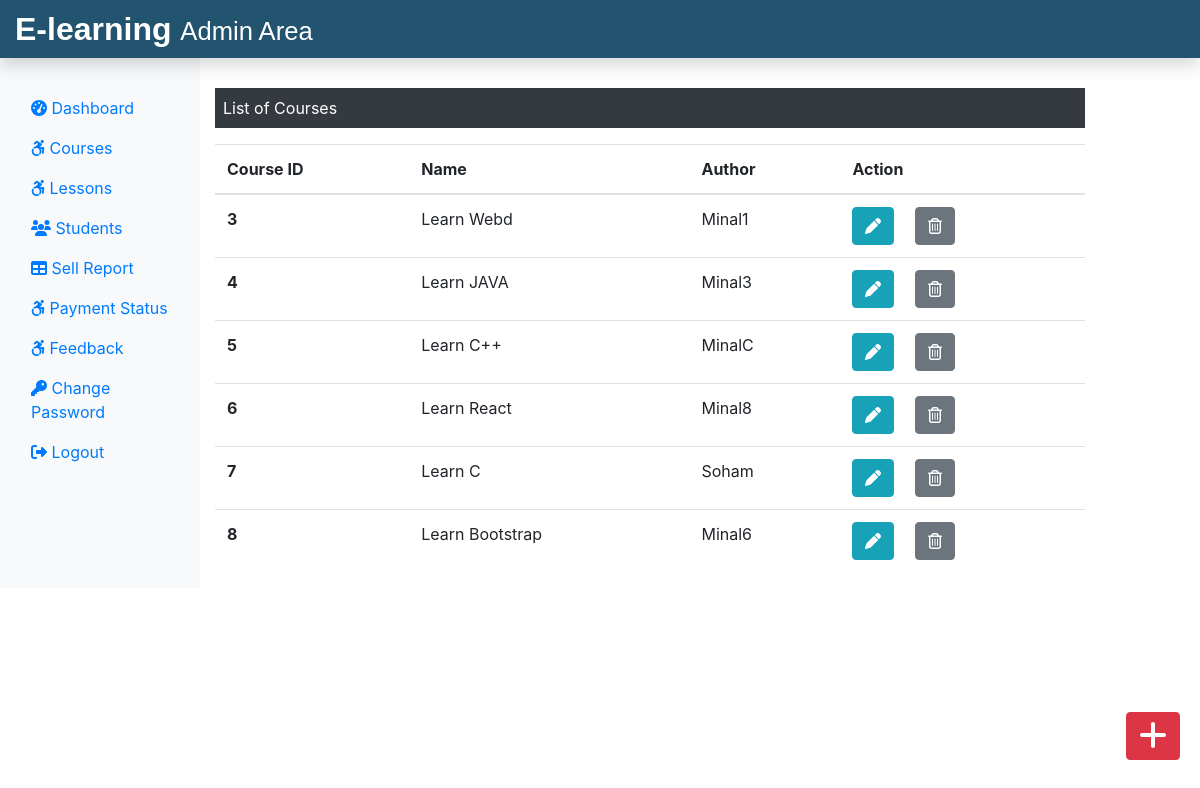
/Admin/courses.php (signed in), run on the app's committed database.
### tables this page shows
CREATE TABLE `course` (
  `course_id` int(11) NOT NULL,
  `course_name` text NOT NULL,
  `course_desc` text NOT NULL,
  `course_author` varchar(255) NOT NULL,
  `course_img` text NOT NULL,
  `course_duration` text NOT NULL,
  `course_price` int(11) NOT NULL,
  `course_original_price` int(11) NOT NULL
);

### Admin/courses.php (the view, shortened to what this page needs)
<?php
include('./admininclude/header.php');
include('../dbConnection.php');
?>
<div class="col-sm-9 mt-5">
    <p class="bg-dark text-white p-2">List of Courses</p>
    <?php
        $sql = "SELECT * FROM course";
        $result = $conn->query($sql);
        if($result->num_rows > 0){
    ?>
    <table class="table">
        <thead>
            <tr>
                <th scope="col">Course ID</th>
                <th scope="col">Name</th>
                <th scope="col">Author</th>
                <th scope="col">Action</th>
            </tr>
        </thead>
        <tbody>
            <?php while($row = $result->fetch_assoc()){
            echo '<tr>';
                echo'<th scope="row">'.$row['course_id'].'</th>';
                echo'<td>'.$row['course_name'].'</td>';
                echo'<td>'.$row['course_author'].'</td>';
                echo'<td>';
                    echo'
                    <form action="editcourse.php" method="POST" class="d-inline">
                    <input type="hidden" name="id" value='.$row["course_id"].'>
                        <button type="submit" class="btn btn-info mr-3" name="view" value="View">
                        <i class="fas fa-pen"></i>
                        </button>
                    </form>
                    <form action="" method="POST" class="d-inline">
                        <input type="hidden" name="id" value='.$row["course_id"].'>
                        <button type="submit" class="btn btn-secondary" name="delete" value="Delete">
                            <i class="far fa-trash-alt"></i>
                        </button>
                    </form>
                </td>
            </tr>';
            } ?>
        </tbody>
    </table>
    <?php } else{
        echo "0 Result";
    }
    ?>
</div>
<div>
    <a class="btn btn-danger box" href="./addCourse.php"><i class="fas fa-plus fa-2x"></i></a>
</div>
</div>
<?php
include('./admininclude/footer.php')
?>

### css/adminstyle.css (style rules this page uses)
.box { position: fixed; bottom: 10px; right: 20px; margin-bottom: 30px; }

### data on the page
course: course_id "3", course_name "Learn Webd", course_author "Minal1"
course: course_id "4", course_name "Learn JAVA", course_author "Minal3"
course: course_id "5", course_name "Learn C++", course_author "MinalC"
course: course_id "6", course_name "Learn React", course_author "Minal8"
course: course_id "7", course_name "Learn C", course_author "Soham"
course: course_id "8", course_name "Learn Bootstrap", course_author "Minal6"
